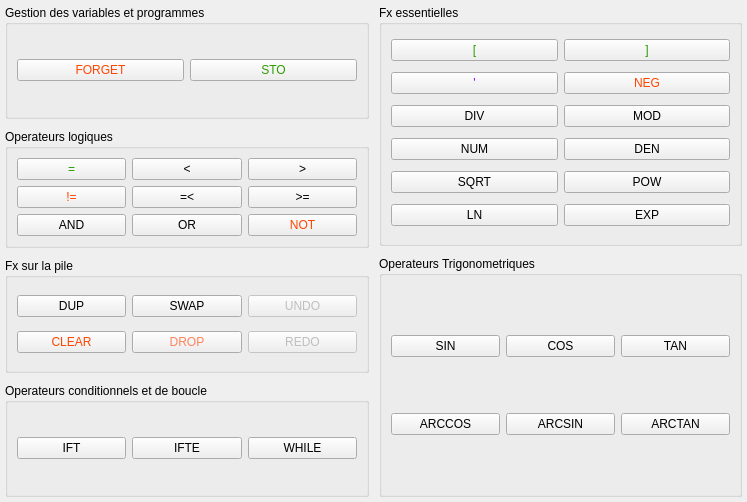
<?xml version="1.0" encoding="UTF-8"?>
<ui version="4.0">
 <class>KeyboardFunctions</class>
 <widget class="QWidget" name="KeyboardFunctions">
  <property name="geometry">
   <rect>
    <x>0</x>
    <y>0</y>
    <width>747</width>
    <height>502</height>
   </rect>
  </property>
  <property name="windowTitle">
   <string>Form</string>
  </property>
  <layout class="QHBoxLayout" name="horizontalLayout" stretch="0,0">
   <property name="spacing">
    <number>10</number>
   </property>
   <property name="leftMargin">
    <number>5</number>
   </property>
   <property name="topMargin">
    <number>5</number>
   </property>
   <property name="rightMargin">
    <number>5</number>
   </property>
   <property name="bottomMargin">
    <number>5</number>
   </property>
   <item>
    <layout class="QVBoxLayout" name="verticalLayout_7">
     <property name="leftMargin">
      <number>0</number>
     </property>
     <item>
      <widget class="QGroupBox" name="groupBox_3">
       <property name="title">
        <string>Gestion des variables et programmes</string>
       </property>
       <layout class="QVBoxLayout" name="verticalLayout_3">
        <item>
         <layout class="QHBoxLayout" name="horizontalLayout_5">
          <item>
           <widget class="QPushButton" name="ButtonFORGET">
            <property name="focusPolicy">
             <enum>Qt::NoFocus</enum>
            </property>
            <property name="styleSheet">
             <string notr="true">color: rgb(255, 69, 0);</string>
            </property>
            <property name="text">
             <string>FORGET</string>
            </property>
           </widget>
          </item>
          <item>
           <widget class="QPushButton" name="ButtonSTO">
            <property name="focusPolicy">
             <enum>Qt::NoFocus</enum>
            </property>
            <property name="styleSheet">
             <string notr="true">color: rgb(43, 156, 0);</string>
            </property>
            <property name="text">
             <string>STO</string>
            </property>
           </widget>
          </item>
         </layout>
        </item>
       </layout>
      </widget>
     </item>
     <item>
      <widget class="QGroupBox" name="groupBox_6">
       <property name="title">
        <string>Operateurs logiques</string>
       </property>
       <layout class="QVBoxLayout" name="verticalLayout_8">
        <item>
         <layout class="QHBoxLayout" name="horizontalLayout_19">
          <item>
           <widget class="QPushButton" name="ButtonEQ">
            <property name="focusPolicy">
             <enum>Qt::NoFocus</enum>
            </property>
            <property name="styleSheet">
             <string notr="true">color: rgb(43, 156, 0);</string>
            </property>
            <property name="text">
             <string>=</string>
            </property>
            <property name="shortcut">
             <string>=</string>
            </property>
           </widget>
          </item>
          <item>
           <widget class="QPushButton" name="ButtonL">
            <property name="focusPolicy">
             <enum>Qt::NoFocus</enum>
            </property>
            <property name="text">
             <string>&lt;</string>
            </property>
            <property name="shortcut">
             <string>&lt;</string>
            </property>
           </widget>
          </item>
          <item>
           <widget class="QPushButton" name="ButtonG">
            <property name="focusPolicy">
             <enum>Qt::NoFocus</enum>
            </property>
            <property name="text">
             <string>&gt;</string>
            </property>
            <property name="shortcut">
             <string>&gt;</string>
            </property>
           </widget>
          </item>
         </layout>
        </item>
        <item>
         <layout class="QHBoxLayout" name="horizontalLayout_20">
          <item>
           <widget class="QPushButton" name="ButtonDif">
            <property name="focusPolicy">
             <enum>Qt::NoFocus</enum>
            </property>
            <property name="styleSheet">
             <string notr="true">color: rgb(255, 69, 0);</string>
            </property>
            <property name="text">
             <string>!=</string>
            </property>
           </widget>
          </item>
          <item>
           <widget class="QPushButton" name="ButtonLE">
            <property name="focusPolicy">
             <enum>Qt::NoFocus</enum>
            </property>
            <property name="text">
             <string>=&lt;</string>
            </property>
           </widget>
          </item>
          <item>
           <widget class="QPushButton" name="ButtonQE">
            <property name="focusPolicy">
             <enum>Qt::NoFocus</enum>
            </property>
            <property name="text">
             <string>&gt;=</string>
            </property>
           </widget>
          </item>
         </layout>
        </item>
        <item>
         <layout class="QHBoxLayout" name="horizontalLayout_18">
          <item>
           <widget class="QPushButton" name="ButtonAND">
            <property name="focusPolicy">
             <enum>Qt::NoFocus</enum>
            </property>
            <property name="text">
             <string>AND</string>
            </property>
           </widget>
          </item>
          <item>
           <widget class="QPushButton" name="ButtonOR">
            <property name="focusPolicy">
             <enum>Qt::NoFocus</enum>
            </property>
            <property name="text">
             <string>OR</string>
            </property>
           </widget>
          </item>
          <item>
           <widget class="QPushButton" name="ButtonNOT">
            <property name="focusPolicy">
             <enum>Qt::NoFocus</enum>
            </property>
            <property name="styleSheet">
             <string notr="true">color: rgb(255, 69, 0);</string>
            </property>
            <property name="text">
             <string>NOT</string>
            </property>
           </widget>
          </item>
         </layout>
        </item>
       </layout>
      </widget>
     </item>
     <item>
      <widget class="QGroupBox" name="groupBox">
       <property name="title">
        <string>Fx sur la pile</string>
       </property>
       <layout class="QVBoxLayout" name="verticalLayout_2">
        <item>
         <layout class="QHBoxLayout" name="horizontalLayout_2">
          <property name="leftMargin">
           <number>0</number>
          </property>
          <item>
           <widget class="QPushButton" name="ButtonDUP">
            <property name="focusPolicy">
             <enum>Qt::NoFocus</enum>
            </property>
            <property name="text">
             <string>DUP</string>
            </property>
           </widget>
          </item>
          <item>
           <widget class="QPushButton" name="ButtonSWAP">
            <property name="focusPolicy">
             <enum>Qt::NoFocus</enum>
            </property>
            <property name="text">
             <string>SWAP</string>
            </property>
           </widget>
          </item>
          <item>
           <widget class="QPushButton" name="ButtonUNDO">
            <property name="enabled">
             <bool>false</bool>
            </property>
            <property name="focusPolicy">
             <enum>Qt::NoFocus</enum>
            </property>
            <property name="text">
             <string>UNDO</string>
            </property>
           </widget>
          </item>
         </layout>
        </item>
        <item>
         <layout class="QHBoxLayout" name="horizontalLayout_8">
          <item>
           <widget class="QPushButton" name="ButtonCLEAR">
            <property name="focusPolicy">
             <enum>Qt::NoFocus</enum>
            </property>
            <property name="styleSheet">
             <string notr="true">color: rgb(255, 69, 0);</string>
            </property>
            <property name="text">
             <string>CLEAR</string>
            </property>
           </widget>
          </item>
          <item>
           <widget class="QPushButton" name="ButtonDROP">
            <property name="focusPolicy">
             <enum>Qt::NoFocus</enum>
            </property>
            <property name="styleSheet">
             <string notr="true">color: rgb(255, 130, 90);</string>
            </property>
            <property name="text">
             <string>DROP</string>
            </property>
           </widget>
          </item>
          <item>
           <widget class="QPushButton" name="ButtonREDO">
            <property name="enabled">
             <bool>false</bool>
            </property>
            <property name="focusPolicy">
             <enum>Qt::NoFocus</enum>
            </property>
            <property name="text">
             <string>REDO</string>
            </property>
           </widget>
          </item>
         </layout>
        </item>
       </layout>
      </widget>
     </item>
     <item>
      <widget class="QGroupBox" name="groupBox_2">
       <property name="title">
        <string>Operateurs conditionnels et de boucle</string>
       </property>
       <layout class="QVBoxLayout" name="verticalLayout_4">
        <item>
         <layout class="QHBoxLayout" name="horizontalLayout_9">
          <item>
           <widget class="QPushButton" name="ButtonIFT">
            <property name="focusPolicy">
             <enum>Qt::NoFocus</enum>
            </property>
            <property name="text">
             <string>IFT</string>
            </property>
           </widget>
          </item>
          <item>
           <widget class="QPushButton" name="ButtonIFTE">
            <property name="enabled">
             <bool>true</bool>
            </property>
            <property name="focusPolicy">
             <enum>Qt::NoFocus</enum>
            </property>
            <property name="text">
             <string>IFTE</string>
            </property>
           </widget>
          </item>
          <item>
           <widget class="QPushButton" name="ButtonWHILE">
            <property name="enabled">
             <bool>true</bool>
            </property>
            <property name="focusPolicy">
             <enum>Qt::NoFocus</enum>
            </property>
            <property name="text">
             <string>WHILE</string>
            </property>
           </widget>
          </item>
         </layout>
        </item>
       </layout>
      </widget>
     </item>
    </layout>
   </item>
   <item>
    <layout class="QVBoxLayout" name="verticalLayout">
     <property name="spacing">
      <number>10</number>
     </property>
     <property name="leftMargin">
      <number>0</number>
     </property>
     <item>
      <widget class="QGroupBox" name="groupBox_4">
       <property name="title">
        <string>Fx essentielles</string>
       </property>
       <layout class="QVBoxLayout" name="verticalLayout_5">
        <item>
         <layout class="QHBoxLayout" name="horizontalLayout_3">
          <item>
           <widget class="QPushButton" name="ButtonLC">
            <property name="focusPolicy">
             <enum>Qt::NoFocus</enum>
            </property>
            <property name="styleSheet">
             <string notr="true">color: rgb(43, 156, 0);</string>
            </property>
            <property name="text">
             <string>[</string>
            </property>
            <property name="shortcut">
             <string>[</string>
            </property>
           </widget>
          </item>
          <item>
           <widget class="QPushButton" name="ButtonRC">
            <property name="focusPolicy">
             <enum>Qt::NoFocus</enum>
            </property>
            <property name="styleSheet">
             <string notr="true">color: rgb(43, 156, 0);</string>
            </property>
            <property name="text">
             <string>]</string>
            </property>
            <property name="shortcut">
             <string>]</string>
            </property>
           </widget>
          </item>
         </layout>
        </item>
        <item>
         <layout class="QHBoxLayout" name="horizontalLayout_14">
          <item>
           <widget class="QPushButton" name="ButtonAp">
            <property name="focusPolicy">
             <enum>Qt::NoFocus</enum>
            </property>
            <property name="styleSheet">
             <string notr="true">color: rgb(148, 0, 255);</string>
            </property>
            <property name="text">
             <string>'</string>
            </property>
            <property name="shortcut">
             <string>'</string>
            </property>
           </widget>
          </item>
          <item>
           <widget class="QPushButton" name="ButtonNEG">
            <property name="focusPolicy">
             <enum>Qt::NoFocus</enum>
            </property>
            <property name="styleSheet">
             <string notr="true">color: rgb(255, 69, 0);</string>
            </property>
            <property name="text">
             <string>NEG</string>
            </property>
           </widget>
          </item>
         </layout>
        </item>
        <item>
         <layout class="QHBoxLayout" name="horizontalLayout_7">
          <item>
           <widget class="QPushButton" name="ButtonDIV">
            <property name="focusPolicy">
             <enum>Qt::NoFocus</enum>
            </property>
            <property name="text">
             <string>DIV</string>
            </property>
           </widget>
          </item>
          <item>
           <widget class="QPushButton" name="ButtonMOD">
            <property name="focusPolicy">
             <enum>Qt::NoFocus</enum>
            </property>
            <property name="text">
             <string>MOD</string>
            </property>
           </widget>
          </item>
         </layout>
        </item>
        <item>
         <layout class="QHBoxLayout" name="horizontalLayout_12">
          <item>
           <widget class="QPushButton" name="ButtonNUM">
            <property name="enabled">
             <bool>true</bool>
            </property>
            <property name="focusPolicy">
             <enum>Qt::NoFocus</enum>
            </property>
            <property name="text">
             <string>NUM</string>
            </property>
            <property name="checkable">
             <bool>false</bool>
            </property>
            <property name="checked">
             <bool>false</bool>
            </property>
           </widget>
          </item>
          <item>
           <widget class="QPushButton" name="ButtonDEN">
            <property name="enabled">
             <bool>true</bool>
            </property>
            <property name="focusPolicy">
             <enum>Qt::NoFocus</enum>
            </property>
            <property name="text">
             <string>DEN</string>
            </property>
           </widget>
          </item>
         </layout>
        </item>
        <item>
         <layout class="QHBoxLayout" name="horizontalLayout_13">
          <item>
           <widget class="QPushButton" name="ButtonSQRT">
            <property name="enabled">
             <bool>true</bool>
            </property>
            <property name="focusPolicy">
             <enum>Qt::NoFocus</enum>
            </property>
            <property name="text">
             <string>SQRT</string>
            </property>
           </widget>
          </item>
          <item>
           <widget class="QPushButton" name="ButtonPOW">
            <property name="enabled">
             <bool>true</bool>
            </property>
            <property name="focusPolicy">
             <enum>Qt::NoFocus</enum>
            </property>
            <property name="text">
             <string>POW</string>
            </property>
            <property name="shortcut">
             <string>^</string>
            </property>
           </widget>
          </item>
         </layout>
        </item>
        <item>
         <layout class="QHBoxLayout" name="horizontalLayout_15">
          <item>
           <widget class="QPushButton" name="ButtonLN">
            <property name="enabled">
             <bool>true</bool>
            </property>
            <property name="focusPolicy">
             <enum>Qt::NoFocus</enum>
            </property>
            <property name="text">
             <string>LN</string>
            </property>
           </widget>
          </item>
          <item>
           <widget class="QPushButton" name="ButtonEXP">
            <property name="enabled">
             <bool>true</bool>
            </property>
            <property name="focusPolicy">
             <enum>Qt::NoFocus</enum>
            </property>
            <property name="text">
             <string>EXP</string>
            </property>
           </widget>
          </item>
         </layout>
        </item>
       </layout>
      </widget>
     </item>
     <item>
      <widget class="QGroupBox" name="groupBox_5">
       <property name="title">
        <string>Operateurs Trigonometriques</string>
       </property>
       <layout class="QVBoxLayout" name="verticalLayout_6">
        <item>
         <layout class="QHBoxLayout" name="horizontalLayout_16">
          <item>
           <widget class="QPushButton" name="ButtonSIN">
            <property name="enabled">
             <bool>true</bool>
            </property>
            <property name="focusPolicy">
             <enum>Qt::NoFocus</enum>
            </property>
            <property name="text">
             <string>SIN</string>
            </property>
           </widget>
          </item>
          <item>
           <widget class="QPushButton" name="ButtonCOS">
            <property name="enabled">
             <bool>true</bool>
            </property>
            <property name="focusPolicy">
             <enum>Qt::NoFocus</enum>
            </property>
            <property name="text">
             <string>COS</string>
            </property>
           </widget>
          </item>
          <item>
           <widget class="QPushButton" name="ButtonTAN">
            <property name="enabled">
             <bool>true</bool>
            </property>
            <property name="focusPolicy">
             <enum>Qt::NoFocus</enum>
            </property>
            <property name="text">
             <string>TAN</string>
            </property>
           </widget>
          </item>
         </layout>
        </item>
        <item>
         <layout class="QHBoxLayout" name="horizontalLayout_17">
          <item>
           <widget class="QPushButton" name="ButtonARCCOS">
            <property name="enabled">
             <bool>true</bool>
            </property>
            <property name="focusPolicy">
             <enum>Qt::NoFocus</enum>
            </property>
            <property name="text">
             <string>ARCCOS</string>
            </property>
           </widget>
          </item>
          <item>
           <widget class="QPushButton" name="ButtonARCSIN">
            <property name="enabled">
             <bool>true</bool>
            </property>
            <property name="focusPolicy">
             <enum>Qt::NoFocus</enum>
            </property>
            <property name="text">
             <string>ARCSIN</string>
            </property>
           </widget>
          </item>
          <item>
           <widget class="QPushButton" name="ButtonARCTAN">
            <property name="enabled">
             <bool>true</bool>
            </property>
            <property name="focusPolicy">
             <enum>Qt::NoFocus</enum>
            </property>
            <property name="text">
             <string>ARCTAN</string>
            </property>
           </widget>
          </item>
         </layout>
        </item>
       </layout>
      </widget>
     </item>
    </layout>
   </item>
  </layout>
 </widget>
 <resources/>
 <connections/>
</ui>
